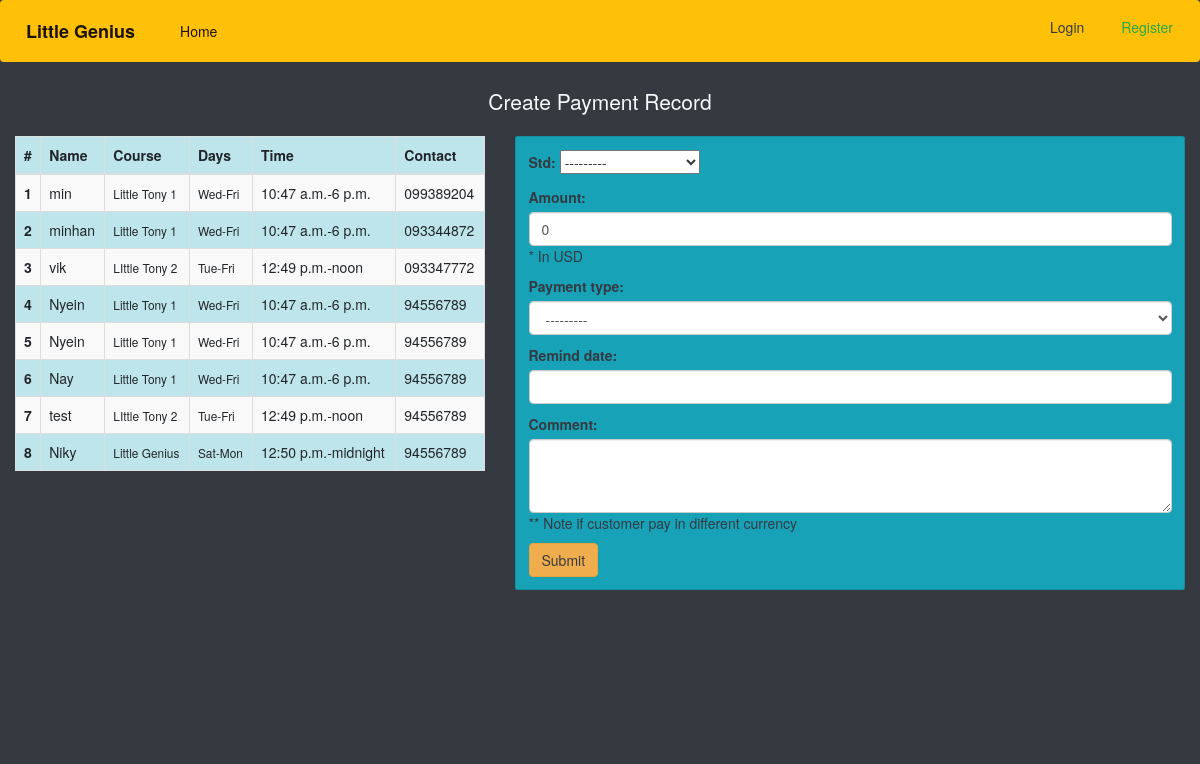
/payment/, run on the app's committed database.
### genius/models.py (models this page shows, shortened)
class Students(models.Model):
    created_by = models.ForeignKey(
        User, on_delete=models.SET_NULL, default=1, null=True)
    name = models.CharField(max_length=200, null=True)
    image = models.ImageField(upload_to='images/', null=True, blank=True)
    dob = models.DateField(null=True, verbose_name='Date of Birth')
    age = models.IntegerField()
    grade_choice = (
        ('G1', 'Grade-1'),
        ('G2', 'Grade-2'),
        ('G3', 'Grade-3'),
        ('G4', 'Grade-4'),
        ('G5', 'Grade-5'),
        ('G6', 'Grade-6'),
        ('G7', 'Grade-7'),
        ('G8', 'Grade-8'),
        ('G9', 'Grade-9'),
        ('G10', 'Grade-10'),
        ('G11', 'Grade-11'),
        ('G12', 'Grade-12'),
    )
    gender_choice=(
        ('M', 'Male'),
        ('F', 'Female'),
        ('N', 'None'),
    )
    blood_choice=(
        ('O', 'O'),
        ('A-', 'A-'),
        ('B+', 'B+'),
        ('B-', 'B-'),
        ('A+', 'A+'),
        ('AB', 'AB'),
    )
    relation_choice=(
        ('Uncle', 'Uncle'),
        ('Aunty', 'Aunty'),
        ('Father', 'Father'),
        ('Mother', 'Mother'),
        ('Grandpa', 'Grandpa'),
        ('Grandma', 'Grandma'),
        ('Sister', 'Sister'),
        ('Brother', 'Brother'),
    )
    gender=models.CharField(choices=gender_choice, max_length=10, null=True)
    grade = models.CharField(choices=grade_choice, max_length=10, null=True)
    attending_school = models.CharField(max_length=100, null=True)
    course = models.ForeignKey(
        Create_Class, on_delete=models.SET_NULL, default=1, null=True)
    address = models.TextField(null=True)
    parent_name = models.CharField(max_length=200, null=True)
    parent_contact = models.CharField(max_length=20, null=True)
    parent_address = models.TextField(null=True)
    emerg_name = models.CharField(max_length=200, null=True, verbose_name='Emergency Name')
    emerg_contact = models.CharField(max_length=20, null=True, verbose_name='Emergency Contact')
    emerg_relation = models.CharField(choices=relation_choice ,max_length=20, null=True, verbose_name='Emergency Relationship')
    doc_name = models.CharField(max_length=200, null=False, default='None', verbose_name='Doctor Name')
    doc_contact = models.CharField(max_length=20, null=False, default='None', verbose_name='Doctor Contact')
    blood_type = models.CharField(choices=blood_choice,max_length=10, null=True)
    allergic = models.TextField(null=True)
    objects = StudentPostManager()

class Create_Class(models.Model):
    created_by = models.ForeignKey(
        User, on_delete=models.SET_NULL, null=True, default=1)
    class_name = models.CharField(max_length=150, null=True)
    from_choice = (
        ('Mon', 'Monday'),
        ('Tue', 'Tuesday'),
        ('Wed', 'Wednesday'),
        ('Thu', 'Thursday'),
        ('Fri', 'Friday'),
        ('Sat', 'Saturday'),
        ('Sun', 'Sunday'),
    )
    from_days = models.CharField(max_length=10, choices=from_choice)
    to_days = models.CharField(max_length=10, choices=from_choice)
    from_time = models.TimeField()
    to_time = models.TimeField()
    cost= models.CharField(max_length=50, null=True, default=300)
    created_on = models.DateTimeField(auto_now=True)

### genius/views.py (the view, shortened to what this page needs)
# urls.py: path('payment/', Payment_Create, name='payment'),
def Payment_Create(request):
    form= Payment_Model_Form(request.POST or None)
    objs= Students.objects.all()
    cur_left=0
    template_name='genius/payment.html'
    context={'form':form, 'stds':objs}
    return render(request, template_name, context)

### genius/forms.py
class Payment_Model_Form(forms.ModelForm):
    class Meta:
        model= Payment
        fields= ('__all__')
        exclude = ('left_amount',)
        pay_type=(
        ('Cash', 'Cash'),
        ('Card', 'Card'),
        ('KBZ_Pay', 'KBZ Pay'),
        )
        widgets={
            'remind_date': forms.DateTimeInput(attrs={'class': 'datetime-input form-control'}),
            'amount': forms.TextInput(attrs={'class': 'form-control'}),
            'payment_type': forms.Select(choices=pay_type,attrs={'class': 'form-control'}),
            'comment': forms.Textarea(attrs={'class': 'form-control', 'rows':3}),
        }
        help_texts = {
            'comment': '** Note if customer pay in different currency',
            'amount': '* In USD',
        }

### genius/templates/genius/payment.html (shortened to what this page needs)
{% extends 'base.html' %}
{% block content %}
    <div class="row justify-content-center">
        <h4 class="lead">Create Payment Record</h4>
    </div>
    <div class="row">
        <div class='col-5'>
            <div class="table-wrapper-scroll-y my-custom-scrollbar">
                <table class="table table-bordered table-striped mb-0 table-info">
                    <thead>
                        <tr>
                        <th scope="col">#</th>
                        <th scope="col">Name</th>
                        <th scope="col">Course</th>
                        <th scope="col">Days</th>
                        <th scope="col">Time</th>
                        <th scope="col">Contact</th>
                        </tr>
                    </thead>
                    <tbody >
                        {% for cl in stds %}
                            <tr>
                            <th scope="row">{{cl.pk}}</th>
                            <td>{{cl.name}}</td>
                            <td><small>{{cl.course.class_name}}</small></td>
                            <td><small>{{cl.course.from_days}}-{{cl.course.to_days}}</small></td>
                            <td>{{cl.course.from_time}}-{{cl.course.to_time}}</td>
                            <td>{{cl.parent_contact}}</td>
                            </tr>
                        {% endfor %}
                    </tbody>
                </table>
            </div>
        </div>
        <div class='col'>
            <div class="card bg-info text-dark">
                <form method='POST' action='.'>
                    <div class="card-body">
                        {{form.as_p}}
                        <button type="submit" class="btn btn-warning text-dark">Submit</button>
                    </div>
                 </form>
            </div>
        </div>
    </div>
{% endblock content %}

### genius/templates/genius/payment.html (style rules this page uses)
.my-custom-scrollbar { position: relative; height: 600px; overflow: auto; }
.table-wrapper-scroll-y { display: block; }

### data on the page
Students: pk "1", name "min", course.class_name "Little Tony 1", course.from_days "Wed", course.to_days "Fri", course.from_time "10:47 a.m.", course.to_time "6 p.m.", parent_contact "099389204"
Students: pk "2", name "minhan", course.class_name "Little Tony 1", course.from_days "Wed", course.to_days "Fri", course.from_time "10:47 a.m.", course.to_time "6 p.m.", parent_contact "093344872"
Students: pk "3", name "vik", course.class_name "LIttle Tony 2", course.from_days "Tue", course.to_days "Fri", course.from_time "12:49 p.m.", course.to_time "noon", parent_contact "093347772"
Students: pk "4", name "Nyein", course.class_name "Little Tony 1", course.from_days "Wed", course.to_days "Fri", course.from_time "10:47 a.m.", course.to_time "6 p.m.", parent_contact "94556789"
Students: pk "5", name "Nyein", course.class_name "Little Tony 1", course.from_days "Wed", course.to_days "Fri", course.from_time "10:47 a.m.", course.to_time "6 p.m.", parent_contact "94556789"
Students: pk "6", name "Nay", course.class_name "Little Tony 1", course.from_days "Wed", course.to_days "Fri", course.from_time "10:47 a.m.", course.to_time "6 p.m.", parent_contact "94556789"
Students: pk "7", name "test", course.class_name "LIttle Tony 2", course.from_days "Tue", course.to_days "Fri", course.from_time "12:49 p.m.", course.to_time "noon", parent_contact "94556789"
Students: pk "8", name "Niky", course.class_name "Little Genius", course.from_days "Sat", course.to_days "Mon", course.from_time "12:50 p.m.", course.to_time "midnight", parent_contact "94556789"
